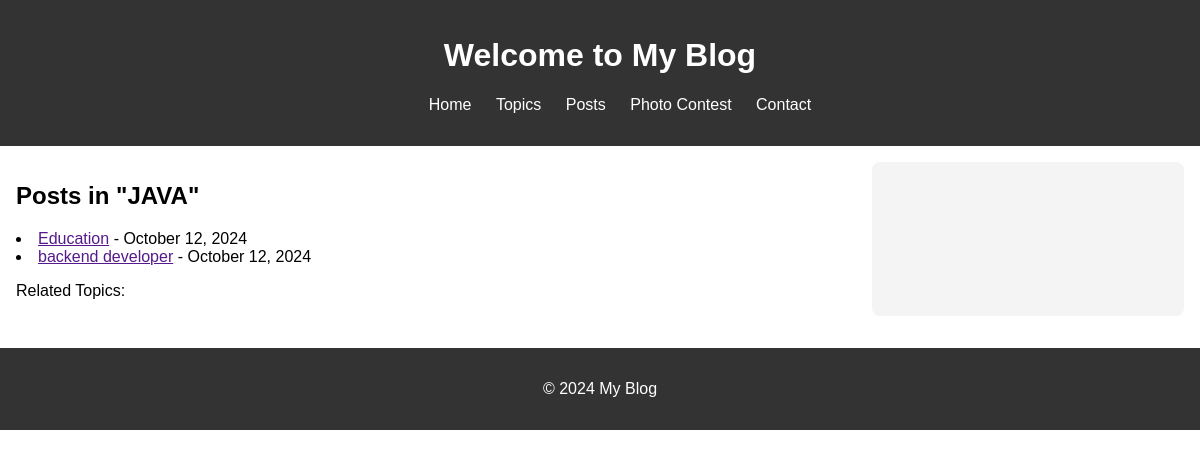
Page /topics/backend/ on the committed database.
### bpAp/models.py (models this page shows, shortened)
class Topic(models.Model):
    name = models.CharField(max_length=200, unique=True)
    slug = models.SlugField(max_length=200, unique=True, blank=True)

class Post(models.Model):
    title = models.CharField(max_length=200)
    content = models.TextField()
    author = models.ForeignKey(User, on_delete=models.CASCADE)
    created = models.DateTimeField(auto_now_add=True)
    updated = models.DateTimeField(auto_now=True)
    status = models.CharField(max_length=10, default='draft')
    published = models.DateTimeField(null=True, blank=True)
    slug = models.SlugField(max_length=200, unique=True, blank=True)
    topics = models.ManyToManyField(Topic, related_name='posts')

### bpAp/views.py (the view)
# urls.py: path('topics/<slug:slug>/', TopicDetailView.as_view(), name='topic_detail'),
class TopicDetailView(DetailView):
    model = Topic
    template_name = 'bpAp/topic_detail.html'
    context_object_name = 'topic'
    def get_context_data(self, **kwargs):
        context = super().get_context_data(**kwargs)
        context['posts'] = Post.objects.filter(
            topics=self.get_object(),
            status='published'
        ).order_by('-published')
        return context

### bpAp/context_processors.py (called while the page is built)
def base_context(request):
    return {
        'top_topics': Topic.objects.all().order_by('name')[:5]
    }

### bpAp/templates/bpAp/topic_detail.html (shortened to what this page needs)
{% extends "bpAp/base.html" %}
{% block content %}
<h1>Posts in "{{ topic.name }}"</h1>
    {% for post in posts %}
    <li>
        <a href="{{ post.get_absolute_url }}">{{ post.title }}</a> - {{ post.published|date:"F d, Y" }}
    </li>
    {% empty %}
    <p>No posts found for this topic.</p>
    {% endfor %}
<p>Related Topics:</p>
{% endblock %}

### bpAp/static/bpAp/base.css (style rules this page uses)
body { font-family: Arial, sans-serif; margin: 0; padding: 0; }

### rows in the picture
Topic: name "JAVA"
Post: title "Education", published "October 12, 2024"
Post: title "backend developer", published "October 12, 2024"
